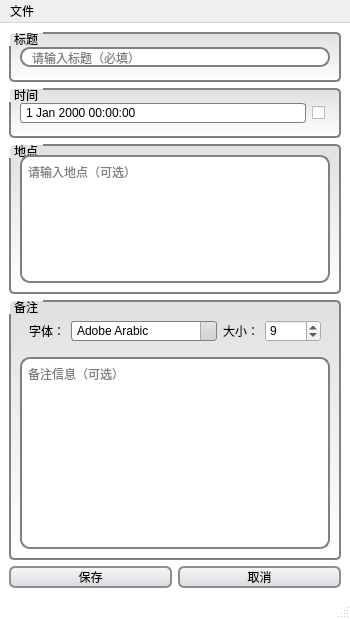
<?xml version="1.0" encoding="UTF-8"?>
<ui version="4.0">
 <class>NewScheduleDialog</class>
 <widget class="QMainWindow" name="NewScheduleDialog">
  <property name="geometry">
   <rect>
    <x>0</x>
    <y>0</y>
    <width>350</width>
    <height>619</height>
   </rect>
  </property>
  <property name="minimumSize">
   <size>
    <width>350</width>
    <height>619</height>
   </size>
  </property>
  <property name="maximumSize">
   <size>
    <width>350</width>
    <height>619</height>
   </size>
  </property>
  <property name="palette">
   <palette>
    <active>
     <colorrole role="WindowText">
      <brush brushstyle="SolidPattern">
       <color alpha="255">
        <red>0</red>
        <green>0</green>
        <blue>0</blue>
       </color>
      </brush>
     </colorrole>
     <colorrole role="Button">
      <brush brushstyle="SolidPattern">
       <color alpha="255">
        <red>255</red>
        <green>255</green>
        <blue>255</blue>
       </color>
      </brush>
     </colorrole>
     <colorrole role="Light">
      <brush brushstyle="SolidPattern">
       <color alpha="255">
        <red>255</red>
        <green>255</green>
        <blue>255</blue>
       </color>
      </brush>
     </colorrole>
     <colorrole role="Midlight">
      <brush brushstyle="SolidPattern">
       <color alpha="255">
        <red>255</red>
        <green>255</green>
        <blue>255</blue>
       </color>
      </brush>
     </colorrole>
     <colorrole role="Dark">
      <brush brushstyle="SolidPattern">
       <color alpha="255">
        <red>127</red>
        <green>127</green>
        <blue>127</blue>
       </color>
      </brush>
     </colorrole>
     <colorrole role="Mid">
      <brush brushstyle="SolidPattern">
       <color alpha="255">
        <red>170</red>
        <green>170</green>
        <blue>170</blue>
       </color>
      </brush>
     </colorrole>
     <colorrole role="Text">
      <brush brushstyle="SolidPattern">
       <color alpha="255">
        <red>0</red>
        <green>0</green>
        <blue>0</blue>
       </color>
      </brush>
     </colorrole>
     <colorrole role="BrightText">
      <brush brushstyle="SolidPattern">
       <color alpha="255">
        <red>255</red>
        <green>255</green>
        <blue>255</blue>
       </color>
      </brush>
     </colorrole>
     <colorrole role="ButtonText">
      <brush brushstyle="SolidPattern">
       <color alpha="255">
        <red>0</red>
        <green>0</green>
        <blue>0</blue>
       </color>
      </brush>
     </colorrole>
     <colorrole role="Base">
      <brush brushstyle="SolidPattern">
       <color alpha="255">
        <red>255</red>
        <green>255</green>
        <blue>255</blue>
       </color>
      </brush>
     </colorrole>
     <colorrole role="Window">
      <brush brushstyle="SolidPattern">
       <color alpha="255">
        <red>255</red>
        <green>255</green>
        <blue>255</blue>
       </color>
      </brush>
     </colorrole>
     <colorrole role="Shadow">
      <brush brushstyle="SolidPattern">
       <color alpha="255">
        <red>0</red>
        <green>0</green>
        <blue>0</blue>
       </color>
      </brush>
     </colorrole>
     <colorrole role="AlternateBase">
      <brush brushstyle="SolidPattern">
       <color alpha="255">
        <red>255</red>
        <green>255</green>
        <blue>255</blue>
       </color>
      </brush>
     </colorrole>
     <colorrole role="ToolTipBase">
      <brush brushstyle="SolidPattern">
       <color alpha="255">
        <red>255</red>
        <green>255</green>
        <blue>220</blue>
       </color>
      </brush>
     </colorrole>
     <colorrole role="ToolTipText">
      <brush brushstyle="SolidPattern">
       <color alpha="255">
        <red>0</red>
        <green>0</green>
        <blue>0</blue>
       </color>
      </brush>
     </colorrole>
     <colorrole role="PlaceholderText">
      <brush brushstyle="SolidPattern">
       <color alpha="128">
        <red>0</red>
        <green>0</green>
        <blue>0</blue>
       </color>
      </brush>
     </colorrole>
    </active>
    <inactive>
     <colorrole role="WindowText">
      <brush brushstyle="SolidPattern">
       <color alpha="255">
        <red>0</red>
        <green>0</green>
        <blue>0</blue>
       </color>
      </brush>
     </colorrole>
     <colorrole role="Button">
      <brush brushstyle="SolidPattern">
       <color alpha="255">
        <red>255</red>
        <green>255</green>
        <blue>255</blue>
       </color>
      </brush>
     </colorrole>
     <colorrole role="Light">
      <brush brushstyle="SolidPattern">
       <color alpha="255">
        <red>255</red>
        <green>255</green>
        <blue>255</blue>
       </color>
      </brush>
     </colorrole>
     <colorrole role="Midlight">
      <brush brushstyle="SolidPattern">
       <color alpha="255">
        <red>255</red>
        <green>255</green>
        <blue>255</blue>
       </color>
      </brush>
     </colorrole>
     <colorrole role="Dark">
      <brush brushstyle="SolidPattern">
       <color alpha="255">
        <red>127</red>
        <green>127</green>
        <blue>127</blue>
       </color>
      </brush>
     </colorrole>
     <colorrole role="Mid">
      <brush brushstyle="SolidPattern">
       <color alpha="255">
        <red>170</red>
        <green>170</green>
        <blue>170</blue>
       </color>
      </brush>
     </colorrole>
     <colorrole role="Text">
      <brush brushstyle="SolidPattern">
       <color alpha="255">
        <red>0</red>
        <green>0</green>
        <blue>0</blue>
       </color>
      </brush>
     </colorrole>
     <colorrole role="BrightText">
      <brush brushstyle="SolidPattern">
       <color alpha="255">
        <red>255</red>
        <green>255</green>
        <blue>255</blue>
       </color>
      </brush>
     </colorrole>
     <colorrole role="ButtonText">
      <brush brushstyle="SolidPattern">
       <color alpha="255">
        <red>0</red>
        <green>0</green>
        <blue>0</blue>
       </color>
      </brush>
     </colorrole>
     <colorrole role="Base">
      <brush brushstyle="SolidPattern">
       <color alpha="255">
        <red>255</red>
        <green>255</green>
        <blue>255</blue>
       </color>
      </brush>
     </colorrole>
     <colorrole role="Window">
      <brush brushstyle="SolidPattern">
       <color alpha="255">
        <red>255</red>
        <green>255</green>
        <blue>255</blue>
       </color>
      </brush>
     </colorrole>
     <colorrole role="Shadow">
      <brush brushstyle="SolidPattern">
       <color alpha="255">
        <red>0</red>
        <green>0</green>
        <blue>0</blue>
       </color>
      </brush>
     </colorrole>
     <colorrole role="AlternateBase">
      <brush brushstyle="SolidPattern">
       <color alpha="255">
        <red>255</red>
        <green>255</green>
        <blue>255</blue>
       </color>
      </brush>
     </colorrole>
     <colorrole role="ToolTipBase">
      <brush brushstyle="SolidPattern">
       <color alpha="255">
        <red>255</red>
        <green>255</green>
        <blue>220</blue>
       </color>
      </brush>
     </colorrole>
     <colorrole role="ToolTipText">
      <brush brushstyle="SolidPattern">
       <color alpha="255">
        <red>0</red>
        <green>0</green>
        <blue>0</blue>
       </color>
      </brush>
     </colorrole>
     <colorrole role="PlaceholderText">
      <brush brushstyle="SolidPattern">
       <color alpha="128">
        <red>0</red>
        <green>0</green>
        <blue>0</blue>
       </color>
      </brush>
     </colorrole>
    </inactive>
    <disabled>
     <colorrole role="WindowText">
      <brush brushstyle="SolidPattern">
       <color alpha="255">
        <red>127</red>
        <green>127</green>
        <blue>127</blue>
       </color>
      </brush>
     </colorrole>
     <colorrole role="Button">
      <brush brushstyle="SolidPattern">
       <color alpha="255">
        <red>255</red>
        <green>255</green>
        <blue>255</blue>
       </color>
      </brush>
     </colorrole>
     <colorrole role="Light">
      <brush brushstyle="SolidPattern">
       <color alpha="255">
        <red>255</red>
        <green>255</green>
        <blue>255</blue>
       </color>
      </brush>
     </colorrole>
     <colorrole role="Midlight">
      <brush brushstyle="SolidPattern">
       <color alpha="255">
        <red>255</red>
        <green>255</green>
        <blue>255</blue>
       </color>
      </brush>
     </colorrole>
     <colorrole role="Dark">
      <brush brushstyle="SolidPattern">
       <color alpha="255">
        <red>127</red>
        <green>127</green>
        <blue>127</blue>
       </color>
      </brush>
     </colorrole>
     <colorrole role="Mid">
      <brush brushstyle="SolidPattern">
       <color alpha="255">
        <red>170</red>
        <green>170</green>
        <blue>170</blue>
       </color>
      </brush>
     </colorrole>
     <colorrole role="Text">
      <brush brushstyle="SolidPattern">
       <color alpha="255">
        <red>127</red>
        <green>127</green>
        <blue>127</blue>
       </color>
      </brush>
     </colorrole>
     <colorrole role="BrightText">
      <brush brushstyle="SolidPattern">
       <color alpha="255">
        <red>255</red>
        <green>255</green>
        <blue>255</blue>
       </color>
      </brush>
     </colorrole>
     <colorrole role="ButtonText">
      <brush brushstyle="SolidPattern">
       <color alpha="255">
        <red>127</red>
        <green>127</green>
        <blue>127</blue>
       </color>
      </brush>
     </colorrole>
     <colorrole role="Base">
      <brush brushstyle="SolidPattern">
       <color alpha="255">
        <red>255</red>
        <green>255</green>
        <blue>255</blue>
       </color>
      </brush>
     </colorrole>
     <colorrole role="Window">
      <brush brushstyle="SolidPattern">
       <color alpha="255">
        <red>255</red>
        <green>255</green>
        <blue>255</blue>
       </color>
      </brush>
     </colorrole>
     <colorrole role="Shadow">
      <brush brushstyle="SolidPattern">
       <color alpha="255">
        <red>0</red>
        <green>0</green>
        <blue>0</blue>
       </color>
      </brush>
     </colorrole>
     <colorrole role="AlternateBase">
      <brush brushstyle="SolidPattern">
       <color alpha="255">
        <red>255</red>
        <green>255</green>
        <blue>255</blue>
       </color>
      </brush>
     </colorrole>
     <colorrole role="ToolTipBase">
      <brush brushstyle="SolidPattern">
       <color alpha="255">
        <red>255</red>
        <green>255</green>
        <blue>220</blue>
       </color>
      </brush>
     </colorrole>
     <colorrole role="ToolTipText">
      <brush brushstyle="SolidPattern">
       <color alpha="255">
        <red>0</red>
        <green>0</green>
        <blue>0</blue>
       </color>
      </brush>
     </colorrole>
     <colorrole role="PlaceholderText">
      <brush brushstyle="SolidPattern">
       <color alpha="128">
        <red>0</red>
        <green>0</green>
        <blue>0</blue>
       </color>
      </brush>
     </colorrole>
    </disabled>
   </palette>
  </property>
  <property name="windowTitle">
   <string>新建日程</string>
  </property>
  <property name="styleSheet">
   <string notr="true">QToolTip {
	border: 2px solid #ffebcd;
	padding: 5px;
	border-radius: 5px;
	opacity: 200;
}
QPushButton {
	border: 2px solid #8f8f91;
	border-radius: 6px;
	background-color: qlineargradient(x1: 0, y1: 0, x2: 0, y2: 1, stop: 0 #f6f7fa, stop: 1 #dadbde);
	min-width: 80px;
}
QPushButton:pressed {
	background-color: qlineargradient(x1: 0, y1: 0, x2: 0, y2: 1, stop: 0 #dadbde, stop: 1 #f6f7fa);
}
QPushButton:flat {
	border: none;
}
QPushButton:default {
	background-color: darkgray;
}
QLineEdit {
	border: 2px solid gray;
	border-radius: 10px;
	padding: 0 8px;
}
QPlainTextEdit {
	background-color: white;
	border: 2px solid gray;
	border-radius: 10px;
	padding: 2px;
}
QTextEdit {
	background-color: white;
	border: 2px solid gray;
	border-radius: 10px;
	padding: 2px;
}
QGroupBox {
	background-color: qlineargradient(x1: 0, y1: 0, x2: 0, y2: 1, stop: 0 #e0e0e0, stop: 1 #ffffff);
	border: 2px solid gray;
	border-radius: 5px;
	margin-top: 1ex;
}
QGroupBox::title {
	subcontrol-origin: margin;
	subcontrol-position: top left;
	padding: 0 3px;
}
QFontComboBox {
	border: 1px solid gray;
	border-radius: 3px;
	padding: 1px 18px 1px 3px;
	min-width: 6em;
}
QFontComboBox:editable {
	background: white;
}
QFontComboBox:!editable, QFontComboBox::drop-down:editable {
	background: qlineargradient(x1: 0, y1: 0, x2: 0, y2: 1, stop: 0 #e1e1e1, stop: 0.4 #dddddd, stop: 0.5 #d8d8d8, stop: 1.0 #d3d3d3);
}
QFontComboBox:!editable:on, QFontComboBox::drop-down:editable:on {
	background: qlineargradient(x1: 0, y1: 0, x2: 0, y2: 1, stop: 0 #d3d3d3, stop: 0.4 #d8d8d8, stop: 0.5 #dddddd, stop: 1.0 #e1e1e1);
}
QFontComboBox:on {
	padding-top: 3px;
	padding-left: 4px;
}
QFontComboBox::drop-down {
	subcontrol-origin: padding;
	subcontrol-position: top right;
	width: 15px;
	
	border-left-width: 1px;
	border-left-color: darkgray;
	border-left-style: solid;
	border-top-right-radius: 3px;
	border-bottom-right-radius: 3px;
}
QFontComboBox::down-arrow {
	image: url(:/img/images/down-arrow.png);
}
QFontComboBox::down-arrow:on {
	top: 1px;
	left: 1px;
}
QFontComboBox QAbstractItemView {
	border: 2px solid darkgray;
}
QCheckBox {
	spacing: 5px;
}
QCheckBox::indicator {
	width: 13px;
	height: 13px;
}
QCheckBox::indicator:unchecked {
	image: url(:/img/images/checkbox_unchecked.png);
}
QCheckBox::indicator:unchecked:hover {
	image: url(:/img/images/checkbox_unchecked_hover.png);
}
QCheckBox::indicator:unchecked:pressed {
	image: url(:/img/images/checkbox_unchecked_pressed.png);
}
QCheckBox::indicator:checked {
	image: url(:/img/images/checkbox_checked.png);
}
QCheckBox::indicator:checked:hover {
	image: url(:/img/images/checkbox_checked_hover.png);
}
QCheckBox::indicator:checked:pressed {
	image: url(:/img/images/checkbox_checked_pressed.png);
}
QSpinBox {
	padding-right: 15px;
	border-image: url(:/img/images/frame.png) 4;
	border-width: 3;
}
QSpinBox::up-button {
	subcontrol-origin: border;
	subcontrol-position: top right;
	width: 16px;
	border-image: url(:/img/images/spinup.png) 1;
	border-width: 1px;
}
QSpinBox::up-button:hover {
	border-image: url(:/img/images/spinup_hover.png) 1;
}
QSpinBox::up-button:pressed {
	border-image: url(:/img/images/spinup_pressed.png) 1;
}
QSpinBox::up-arrow {
	image: url(:/img/images/up_arrow.png);
	width: 7px;
	height: 7px;
}
QSpinBox::up-arrow:disabled, QSpinBox::up-arrow:off {
	image: url(:/img/images/up_arrow_disabled.png);
}
QSpinBox::down-button {
	subcontrol-origin: border;
	subcontrol-position: bottom right;
	width: 16px;
	border-image: url(:/img/images/spindown.png) 1;
	border-width: 1px;
	border-top-width: 0;
}
QSpinBox::down-button:hover {
	border-image: url(:/img/images/spindown_hover.png) 1;
}
QSpinBox::down-button:pressed {
	border-image: url(:/img/images/spindown_pressed.png) 1;
}
QSpinBox::down-arrow {
	image: url(:/img/images/down_arrow.png);
	width: 7px;
	height: 7px;
}
QSpinBox::down-arrow:disabled, QSpinBox::down-arrow:off {
	image: url(:/img/images/down_arrow_disabled.png);
}
QScrollBar:vertical {
	max-width: 8px;
	border: none;
	margin: 0px, 0px, 0px, 0px;
	border-radius: 2px;
	background-color: lightgray;
}
QScrollBar:vertical:hover {
	margin: 0px, 0px, 0px, 0px;
	background-color: lightgray;
}
QScrollBar::handle:vertical {
	max-width: 8px;
	background-color: gray;
	border-radius: 2px;
}
QScrollBar::handle:vertical:hover {
	background-color: darkgray;
}
QScrollBar::add-line:vertical {
	height: 0px;
	background-color: transparent;
	subcontrol-position: bottom;
}
QScrollBar::sub-line:vertical {
	height: 0px;
	background-color: transparent;
	subcontrol-position: top;
}
QScrollBar::add-page:vertical {
	background-color: lightgray;
}
QScrollBar::sub-page:vertical {
	background-color: lightgray;
}
QDateTimeEdit {
	border: 1px solid gray;
	border-radius: 3px;
	padding: 1px 18px 1px 3px;
	min-width: 6em;
}
QDateTimeEdit:editable {
	background: white;
}
QDateTimeEdit:!editable {
	background: qlineargradient(x1: 0, y1: 0, x2: 0, y2: 1, stop: 0 #e1e1e1, stop: 0.4 #dddddd, stop: 0.5 #d8d8d8, stop: 1 #d3d3d3);
}
QDateTimeEdit::drop-down:editable {
	background: transparent;
}
QDateTimeEdit:!editable:on {
	background: qlineargradient(x1: 0, y1: 0, x2: 0, y2: 1, stop: 0 #d3d3d3, stop: 0.4 #d8d8d8, stop: 0.5 #dddddd, stop: 0 #e1e1e1);
}
QDateTimeEdit::drop-down:editable:on {
	background: transparent;
}
QDateTimeEdit:on {
	padding-top: 3px;
	padding-left: 4px;
}
QDateTimeEdit::drop-down {
	subcontrol-origin: padding;
	subcontrol-position: top right;
	width: 15px;
	
	border-top-right-radius: 3px;
	border-bottom-right-radius: 3px;
}
QDateTimeEdit::down-arrow {
	image: url(:/img/images/Calendar.png);
}
QDateTimeEdit::down-arrow:on {
	top: 1px;
	left: 1px;
}
QPushButton#CalendarLeftYearBtn,
QPushButton#CalendarRightYearBtn,
QPushButton#CalendarLeftMonthBtn,
QPushButton#CalendarRightMonthBtn {
	border: none;
	border-radius: 0;
	background-color: transparent;
	width: 16px;
	height: 16px;
}
QPushButton#CalendarEnsureBtn,
QPushButton#CalendarTodayBtn {
	background-color: rgb(0, 161, 255);
	color: white;
}
CustomCalendarWidget {
	background-color: white;
}
QPushButton#CalendarLeftYearBtn {
	image: url(:/img/images/previous_year.png);
}
QPushButton#CalendarLeftYearBtn:hover,
QPushButton#CalendarLeftYearBtn:pressed {
	image: url(:/img/images/previous_year_hover.png);
}
QPushButton#CalendarLeftMonthBtn {
	image: url(:/img/images/previous_month.png);
}
QPushButton#CalendarLeftMonthBtn:hover,
QPushButton#CalendarLeftMonthBtn:pressed {
	image: url(:/img/images/previous_month_hover.png);
}
QPushButton#CalendarRightYearBtn {
	image: url(:/img/images/next_year.png);
}
QPushButton#CalendarRightYearBtn:hover,
QPushButton#CalendarRightYearBtn:pressed {
	image: url(:/img/images/next_year_hover.png);
}
QPushButton#CalendarRightMonthBtn {
	image: url(:/img/images/next_month.png);
}
QPushButton#CalendarRightMonthBtn:hover,
QPushButton#CalendarRightMonthBtn:pressed {
	image: url(:/img/images/next_month_hover.png);
}
QWidget#CalendarTopWidget {
	background-color: white;
	border-bottom: 1px solid gray;
}
QWidget#CalendarBottomWidget {
	background-color: white;
	border-top: 1px solid gray;
}</string>
  </property>
  <widget class="QWidget" name="centralwidget">
   <layout class="QVBoxLayout" name="verticalLayout_2" stretch="1,1,3,0,1">
    <item>
     <widget class="QGroupBox" name="groupBoxTitle">
      <property name="title">
       <string>标题</string>
      </property>
      <layout class="QVBoxLayout" name="verticalLayout">
       <item>
        <widget class="QLineEdit" name="lineEditTitle">
         <property name="placeholderText">
          <string>请输入标题（必填）</string>
         </property>
        </widget>
       </item>
      </layout>
     </widget>
    </item>
    <item>
     <widget class="QGroupBox" name="groupBoxTime">
      <property name="title">
       <string>时间</string>
      </property>
      <layout class="QHBoxLayout" name="horizontalLayout" stretch="1,0">
       <item>
        <widget class="QDateTimeEdit" name="dateTimeEditTime">
         <property name="calendarPopup">
          <bool>true</bool>
         </property>
        </widget>
       </item>
       <item>
        <widget class="QCheckBox" name="checkBoxClock">
         <property name="toolTip">
          <string>是否设置日程提醒</string>
         </property>
         <property name="icon">
          <iconset resource="sources.qrc">
           <normaloff>:/img/images/clock_light.png</normaloff>:/img/images/clock_light.png</iconset>
         </property>
        </widget>
       </item>
      </layout>
     </widget>
    </item>
    <item>
     <widget class="QGroupBox" name="groupBoxAddress">
      <property name="title">
       <string>地点</string>
      </property>
      <layout class="QVBoxLayout" name="verticalLayout_3">
       <item>
        <widget class="QPlainTextEdit" name="plainTextEditAddress">
         <property name="placeholderText">
          <string>请输入地点（可选）</string>
         </property>
        </widget>
       </item>
      </layout>
     </widget>
    </item>
    <item>
     <widget class="QGroupBox" name="groupBoxNote">
      <property name="title">
       <string>备注</string>
      </property>
      <layout class="QVBoxLayout" name="verticalLayout_4">
       <item>
        <widget class="QWidget" name="widgetToolBar" native="true">
         <layout class="QHBoxLayout" name="horizontalLayout_3">
          <item>
           <widget class="QLabel" name="labelFont">
            <property name="text">
             <string>字体：</string>
            </property>
           </widget>
          </item>
          <item>
           <widget class="QFontComboBox" name="fontComboBox">
            <property name="currentText">
             <string>Adobe Arabic</string>
            </property>
           </widget>
          </item>
          <item>
           <widget class="QLabel" name="labelFontSize">
            <property name="text">
             <string>大小：</string>
            </property>
           </widget>
          </item>
          <item>
           <widget class="QSpinBox" name="spinBoxFontSize">
            <property name="value">
             <number>9</number>
            </property>
           </widget>
          </item>
         </layout>
        </widget>
       </item>
       <item>
        <widget class="QTextEdit" name="textEditNote">
         <property name="placeholderText">
          <string>备注信息（可选）</string>
         </property>
        </widget>
       </item>
      </layout>
     </widget>
    </item>
    <item>
     <layout class="QHBoxLayout" name="horizontalLayout_2">
      <item>
       <widget class="QPushButton" name="pushButtonSave">
        <property name="text">
         <string>保存</string>
        </property>
       </widget>
      </item>
      <item>
       <widget class="QPushButton" name="pushButtonCancel">
        <property name="text">
         <string>取消</string>
        </property>
       </widget>
      </item>
     </layout>
    </item>
   </layout>
  </widget>
  <widget class="QMenuBar" name="menubar">
   <property name="geometry">
    <rect>
     <x>0</x>
     <y>0</y>
     <width>350</width>
     <height>23</height>
    </rect>
   </property>
   <widget class="QMenu" name="menu">
    <property name="title">
     <string>文件</string>
    </property>
    <addaction name="actionSave"/>
    <addaction name="separator"/>
    <addaction name="actionQuit"/>
   </widget>
   <addaction name="menu"/>
  </widget>
  <widget class="QStatusBar" name="statusbar"/>
  <action name="actionQuit">
   <property name="icon">
    <iconset resource="sources.qrc">
     <normaloff>:/img/images/logout.png</normaloff>:/img/images/logout.png</iconset>
   </property>
   <property name="text">
    <string>退出</string>
   </property>
   <property name="toolTip">
    <string>关闭新建日程</string>
   </property>
  </action>
  <action name="actionSave">
   <property name="icon">
    <iconset resource="sources.qrc">
     <normaloff>:/img/images/save.png</normaloff>:/img/images/save.png</iconset>
   </property>
   <property name="text">
    <string>保存</string>
   </property>
   <property name="toolTip">
    <string>保存日程</string>
   </property>
   <property name="shortcut">
    <string>Ctrl+S</string>
   </property>
  </action>
 </widget>
 <resources>
  <include location="sources.qrc"/>
 </resources>
 <connections>
  <connection>
   <sender>actionQuit</sender>
   <signal>triggered()</signal>
   <receiver>NewScheduleDialog</receiver>
   <slot>close()</slot>
   <hints>
    <hint type="sourcelabel">
     <x>-1</x>
     <y>-1</y>
    </hint>
    <hint type="destinationlabel">
     <x>171</x>
     <y>216</y>
    </hint>
   </hints>
  </connection>
  <connection>
   <sender>pushButtonCancel</sender>
   <signal>clicked()</signal>
   <receiver>actionQuit</receiver>
   <slot>trigger()</slot>
   <hints>
    <hint type="sourcelabel">
     <x>258</x>
     <y>565</y>
    </hint>
    <hint type="destinationlabel">
     <x>-1</x>
     <y>-1</y>
    </hint>
   </hints>
  </connection>
  <connection>
   <sender>pushButtonSave</sender>
   <signal>clicked()</signal>
   <receiver>actionSave</receiver>
   <slot>trigger()</slot>
   <hints>
    <hint type="sourcelabel">
     <x>90</x>
     <y>565</y>
    </hint>
    <hint type="destinationlabel">
     <x>-1</x>
     <y>-1</y>
    </hint>
   </hints>
  </connection>
 </connections>
</ui>
